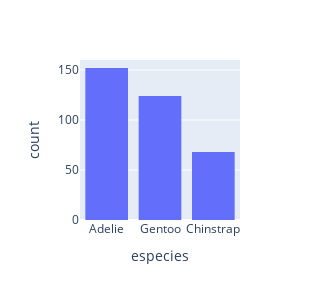

Source (notebook cell):
### Code cell
px.histogram(datos,
            x='especies',
            width=300,
            height=300)

### Figure 1 — Plotly figure (JSON) as saved in the notebook; plotly's stock layout.template omitted (floating-point values rounded to 4 significant figures; data arrays with more than 128 entries replaced by an {"elided": "..."} marker saying what was removed)
{"data": [{"alignmentgroup": "True", "bingroup": "x", "hovertemplate": "especies=%{x}<br>count=%{y}<extra></extra>", "legendgroup": "", "marker": {"color": "#636efa", "pattern": {"shape": ""}}, "name": "", "offsetgroup": "", "orientation": "v", "showlegend": false, "type": "histogram", "x": {"elided": "344 str values"}, "xaxis": "x", "yaxis": "y"}], "layout": {"barmode": "relative", "height": 300, "legend": {"tracegroupgap": 0}, "margin": {"t": 60}, "width": 300, "xaxis": {"anchor": "y", "domain": [0, 1], "title": {"text": "especies"}}, "yaxis": {"anchor": "x", "domain": [0, 1], "title": {"text": "count"}}}}
